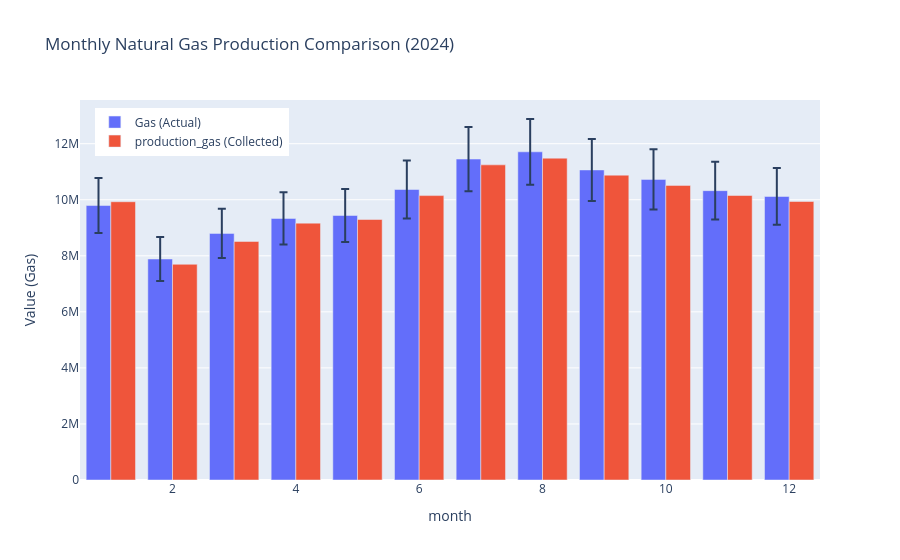

Write notebook code for a chart like this one.
### Code cell
# Natural Gas Generation comparison
plot_monthly_comparison_with_tolerance(df_monthly_actual_2024, 
                                       df_prod_monthly_2024,
                                       month_col='month',
                                       actual_col='Gas',
                                       collected_col='production_gas',
                                       tolerance=0.1,
                                       title="Monthly Natural Gas Production Comparison (2024)")

### Figure 1 — Plotly figure (JSON) as saved in the notebook; plotly's stock layout.template omitted (floating-point values rounded to 4 significant figures)
{"data": [{"error_y": {"array": [979400.0, 788600.0, 879900.0, 933300.0, 943800.0, 1037000.0, 1145000.0, 1171000.0, 1106000.0, 1073000.0, 1032000.0, 1012000.0], "arrayminus": [979400.0, 788600.0, 879900.0, 933300.0, 943800.0, 1037000.0, 1145000.0, 1171000.0, 1106000.0, 1073000.0, 1032000.0, 1012000.0], "type": "data"}, "name": "Gas (Actual)", "type": "bar", "x": [1, 2, 3, 4, 5, 6, 7, 8, 9, 10, 11, 12], "y": [9793651, 7885523, 8799014, 9333118, 9438143, 10365508, 11451316, 11709968, 11063222, 10726594, 10323812, 10116889]}, {"name": "production_gas (Collected)", "type": "bar", "x": [1, 2, 3, 4, 5, 6, 7, 8, 9, 10, 11, 12], "y": [9928604, 7696785, 8512239, 9165337, 9294627, 10148023, 11244487, 11483357, 10876853, 10512521, 10151034, 9937026]}], "layout": {"barmode": "group", "legend": {"x": 0.02, "y": 0.98}, "title": {"text": "Monthly Natural Gas Production Comparison (2024)"}, "xaxis": {"title": {"text": "month"}}, "yaxis": {"title": {"text": "Value (Gas)"}}}}
